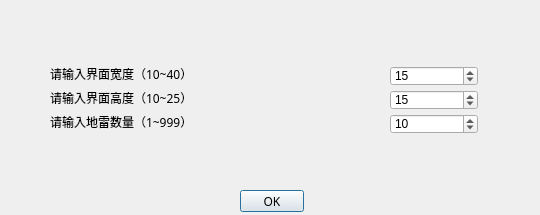
<?xml version="1.0" encoding="UTF-8"?>
<ui version="4.0">
 <class>CustomDialog</class>
 <widget class="QDialog" name="CustomDialog">
  <property name="geometry">
   <rect>
    <x>0</x>
    <y>0</y>
    <width>540</width>
    <height>215</height>
   </rect>
  </property>
  <property name="windowTitle">
   <string>自定义</string>
  </property>
  <widget class="QSpinBox" name="rowsSpinBox">
   <property name="geometry">
    <rect>
     <x>390</x>
     <y>66</y>
     <width>88</width>
     <height>20</height>
    </rect>
   </property>
   <property name="buttonSymbols">
    <enum>QAbstractSpinBox::ButtonSymbols::UpDownArrows</enum>
   </property>
   <property name="minimum">
    <number>10</number>
   </property>
   <property name="maximum">
    <number>40</number>
   </property>
   <property name="value">
    <number>15</number>
   </property>
  </widget>
  <widget class="QLabel" name="rowsLabel">
   <property name="geometry">
    <rect>
     <x>50</x>
     <y>66</y>
     <width>160</width>
     <height>16</height>
    </rect>
   </property>
   <property name="font">
    <font>
     <family>微软雅黑</family>
    </font>
   </property>
   <property name="text">
    <string>请输入界面宽度（10~40）</string>
   </property>
  </widget>
  <widget class="QSpinBox" name="mineSpinBox">
   <property name="geometry">
    <rect>
     <x>390</x>
     <y>114</y>
     <width>88</width>
     <height>20</height>
    </rect>
   </property>
   <property name="minimum">
    <number>1</number>
   </property>
   <property name="maximum">
    <number>1000</number>
   </property>
   <property name="value">
    <number>10</number>
   </property>
  </widget>
  <widget class="QLabel" name="mineLabel">
   <property name="geometry">
    <rect>
     <x>50</x>
     <y>114</y>
     <width>160</width>
     <height>16</height>
    </rect>
   </property>
   <property name="font">
    <font>
     <family>微软雅黑</family>
    </font>
   </property>
   <property name="text">
    <string>请输入地雷数量（1~999）</string>
   </property>
  </widget>
  <widget class="QLabel" name="colsLabel">
   <property name="geometry">
    <rect>
     <x>50</x>
     <y>90</y>
     <width>160</width>
     <height>16</height>
    </rect>
   </property>
   <property name="font">
    <font>
     <family>微软雅黑</family>
    </font>
   </property>
   <property name="text">
    <string>请输入界面高度（10~25）</string>
   </property>
  </widget>
  <widget class="QSpinBox" name="colsSpinBox">
   <property name="geometry">
    <rect>
     <x>390</x>
     <y>90</y>
     <width>88</width>
     <height>20</height>
    </rect>
   </property>
   <property name="minimum">
    <number>10</number>
   </property>
   <property name="maximum">
    <number>25</number>
   </property>
   <property name="value">
    <number>15</number>
   </property>
  </widget>
  <widget class="QPushButton" name="doneButton">
   <property name="geometry">
    <rect>
     <x>240</x>
     <y>190</y>
     <width>64</width>
     <height>22</height>
    </rect>
   </property>
   <property name="font">
    <font>
     <family>微软雅黑</family>
     <pointsize>9</pointsize>
    </font>
   </property>
   <property name="text">
    <string>OK</string>
   </property>
  </widget>
 </widget>
 <resources/>
 <connections/>
</ui>
